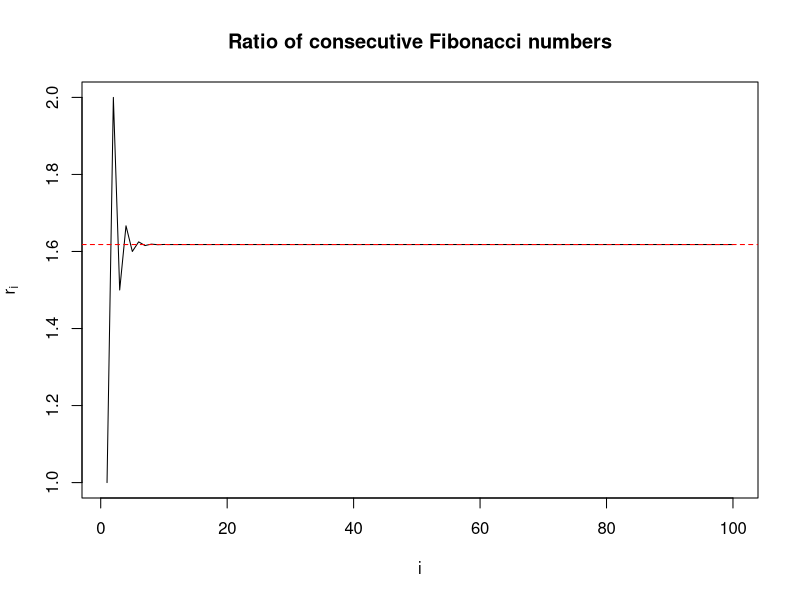
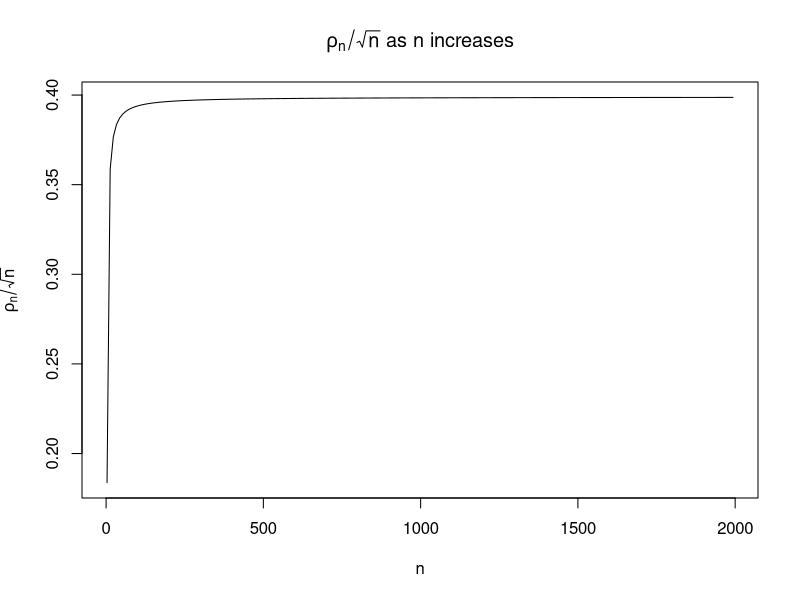
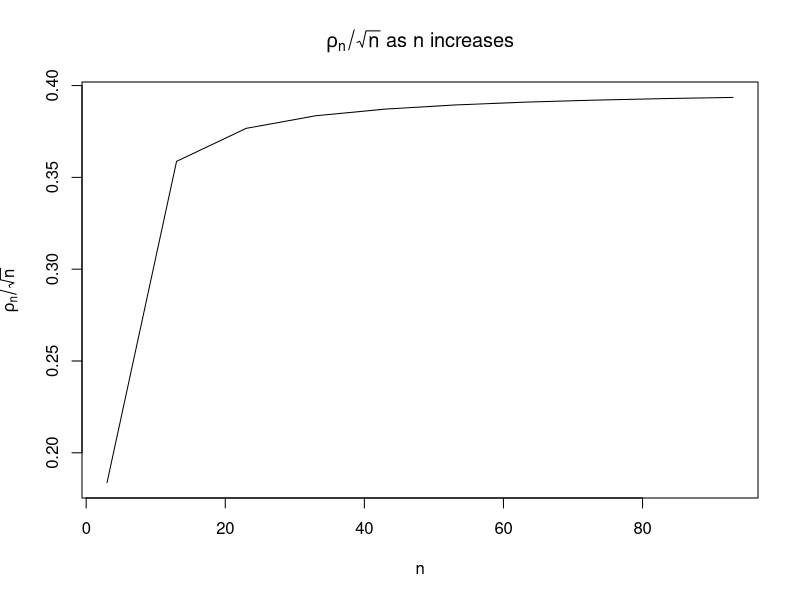
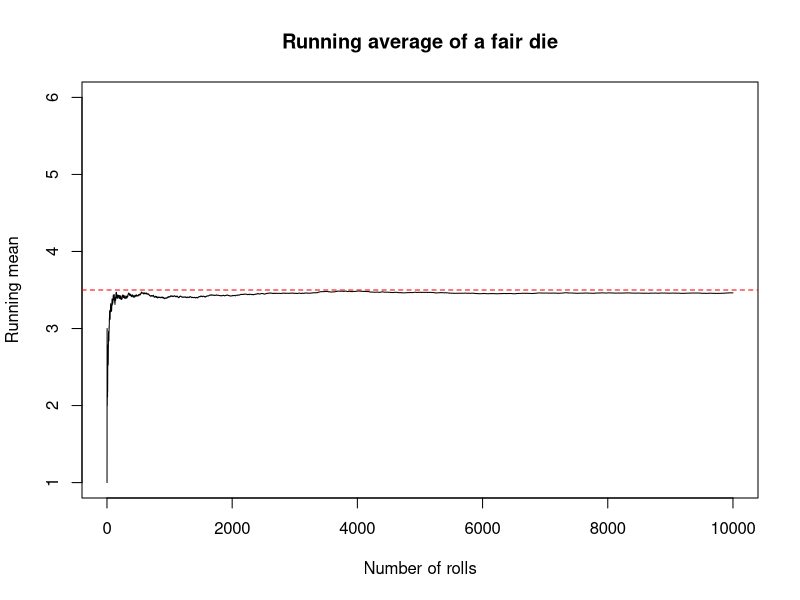
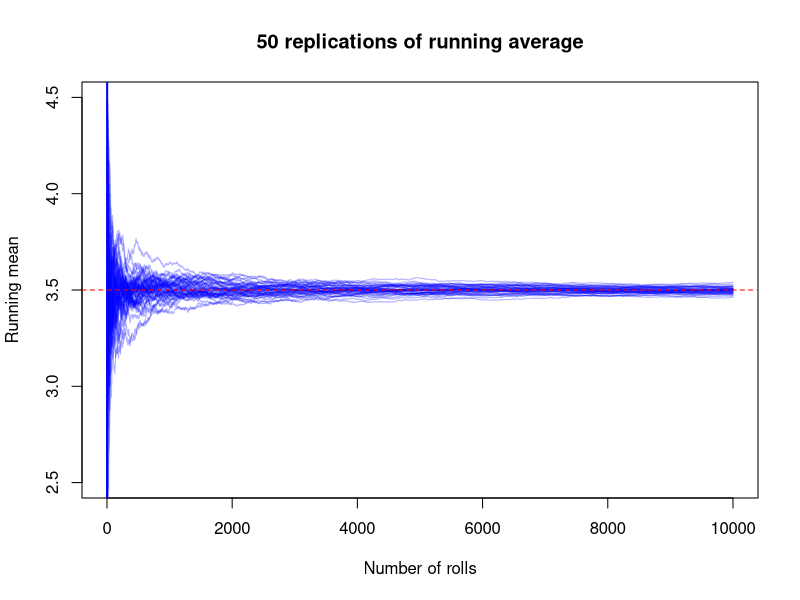
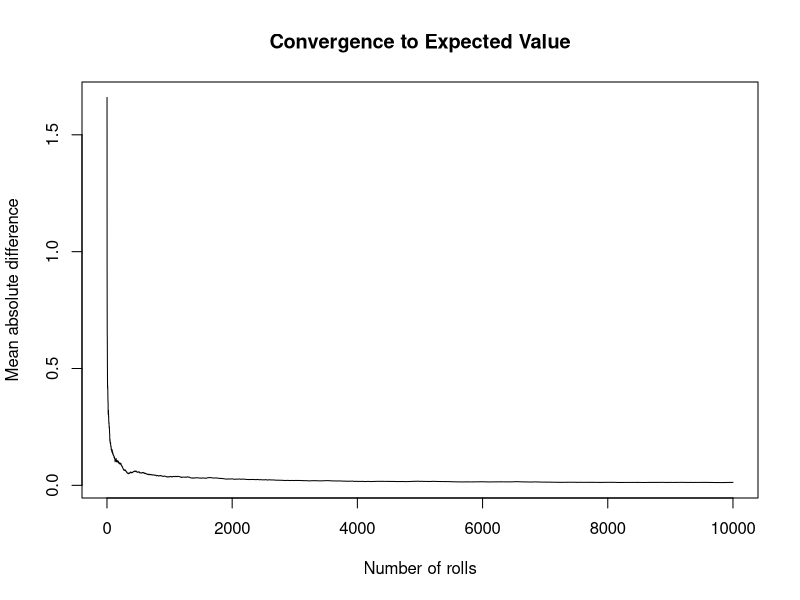
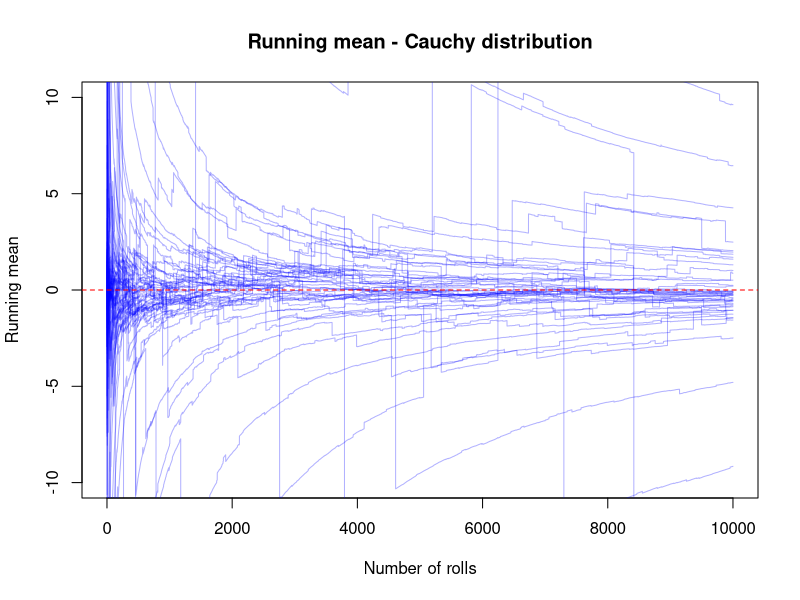
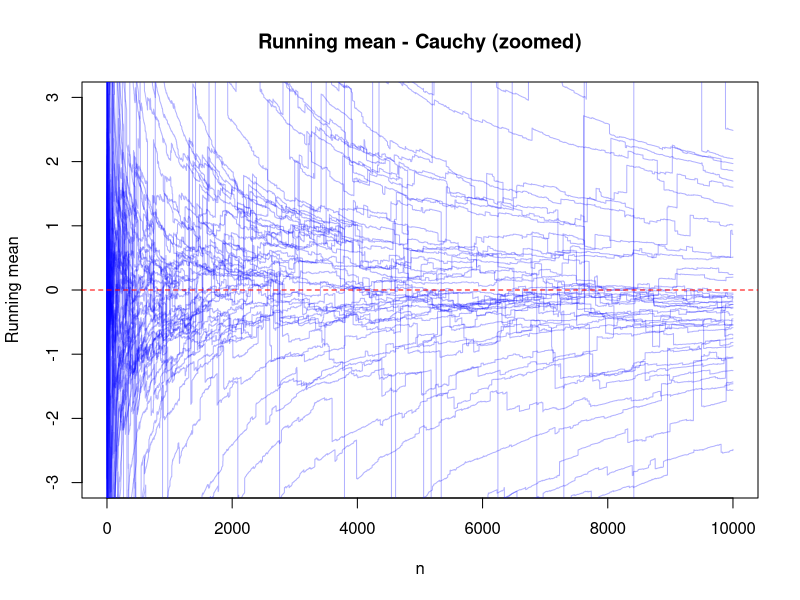

Recreate these plots in R, in order.
## ---- chunk 1
knitr::opts_chunk$set(echo = TRUE)
## ---- chunk 2
# for version 
fibonacci_ratio_for <- function(n) {
  fib <- c(1, 1)
  if (n >= 2) {
    for (i in 3:(n + 1)) {
      fib[i] <- fib[i-1] + fib[i-2]
    }
  }
  ratios <- fib[2:(n+1)] / fib[1:n]
  return(ratios)
}

# while version
fibonacci_ratio_while <- function(n) {
  fib <- c(1, 1)
  i <- 3
  while (i <= n + 1) {
    fib[i] <- fib[i-1] + fib[i-2]
    i <- i + 1
  }
  ratios <- fib[2:(n+1)] / fib[1:n]
  return(ratios)
}
## ---- chunk 3
library(microbenchmark)

# Benchmark for n = 200
benchmark_200 <- microbenchmark(
  for_loop = fibonacci_ratio_for(200),
  while_loop = fibonacci_ratio_while(200),
  times = 100
)

print(benchmark_200)

# Benchmark for n = 2000
benchmark_2000 <- microbenchmark(
  for_loop = fibonacci_ratio_for(2000),
  while_loop = fibonacci_ratio_while(2000),
  times = 100
)

print(benchmark_2000)
## ---- chunk 4
# compute ratios for n=100
ratios_100 <- fibonacci_ratio_for(100)

# plot ratios
plot(ratios_100, type = "l",
     xlab = "i", ylab = expression(r[i]),
     main = "Ratio of consecutive Fibonacci numbers")

# mark convergence
abline(h = (1 + sqrt(5)) / 2, col = "red", lty = 2)
## ---- chunk 5
rho <- function(n) {
  gamma((n - 1) / 2) / (gamma(1 / 2) * gamma((n - 2) / 2))
}
## ---- chunk 6
rho(2000)
## ---- chunk 7
n_calculation_numerator <- function(n){
  result <- (gamma((n - 1)/2))
  print(result)
}

n_calculation_denominator <- function(n){
  result <- (gamma(1/2) * gamma((n-2)/2))
  print(result)
}

cat("Numerator result for n = 2000: \n")
n_calculation_numerator(2000)
cat("Denominator result for n = 2000: \n")
n_calculation_denominator(2000)
## ---- chunk 8
rho_stable <- function(n) {
  exp(lgamma((n - 1) / 2) - lgamma(1 / 2) - lgamma((n - 2) / 2))
}
rho_stable(2000)
## ---- chunk 9
n_vals <- seq(3, 2000, by = 10)
rho_vals <- sapply(n_vals, rho_stable)

plot(n_vals, rho_vals / sqrt(n_vals), type = "l",
     xlab = "n", ylab = expression(rho[n] / sqrt(n)),
     main = expression(rho[n] / sqrt(n) ~ "as n increases"))


n_vals <- seq(3, 100, by = 10)
rho_vals <- sapply(n_vals, rho_stable)

plot(n_vals, rho_vals / sqrt(n_vals), type = "l",
     xlab = "n", ylab = expression(rho[n] / sqrt(n)),
     main = expression(rho[n] / sqrt(n) ~ "as n increases"))

## ---- chunk 10
set.seed(42)
n <- 10000
rolls <- sample(1:6, n, replace = TRUE)
running_mean <- cumsum(rolls) / 1:n

plot(1:n, running_mean, type = "l",
     xlab = "Number of rolls", ylab = "Running mean",
     main = "Running average of a fair die",
     ylim = c(1, 6))
abline(h = 3.5, col = "red", lty = 2)
## ---- chunk 11
M <- 50
n <- 10000
paths <- matrix(NA, nrow = M, ncol = n)

for (m in 1:M) {
  rolls <- sample(1:6, n, replace = TRUE)
  paths[m, ] <- cumsum(rolls) / 1:n
}

plot(1:n, paths[1, ], type = "l", col = rgb(0,0,1,0.3),
     ylim = c(2.5, 4.5),
     xlab = "Number of rolls", ylab = "Running mean",
     main = "50 replications of running average")

# Add the remaining 49 paths
for (m in 2:M) {
  lines(1:n, paths[m, ], col = rgb(0,0,1,0.3))
}

abline(h = 3.5, col = "red", lty = 2)
## ---- chunk 12
abs_diff <- abs(paths - 3.5)
mean_abs_diff <- colMeans(abs_diff)

plot(1:ncol(paths), mean_abs_diff, type = "l",
     xlab = "Number of rolls", ylab = "Mean absolute difference",
     main = "Convergence to Expected Value")
## ---- chunk 13
set.seed(44)
epsilon <- 0.01
M <- 50
batch <- 100

n_current <- 0
proportion_outside <- 1
running_averages <- matrix(NA, nrow = M, ncol = batch)

while (proportion_outside >= 0.05) {
  n_current <- n_current + batch
  
  if (ncol(running_averages) < n_current) {
    running_averages <- cbind(running_averages, matrix(NA, nrow = M, ncol = batch))
  }
  
  for (m in 1:M) {
    new_rolls <- sample(1:6, batch, replace = TRUE)
    
    if (n_current == batch) {
      running_averages[m, 1:batch] <- cumsum(new_rolls) / (1:batch)
    } else {
      prev_sum <- running_averages[m, n_current - batch] * (n_current - batch)
      new_sums <- prev_sum + cumsum(new_rolls)
      running_averages[m, (n_current - batch + 1):n_current] <-
        new_sums / ((n_current - batch + 1):n_current)
    }
  }
  
  proportion_outside <- mean(abs(running_averages[, n_current] - 3.5) > epsilon)
}

cat("The loop terminated at n =", n_current,
    "with proportion outside epsilon =", proportion_outside, "\n")
## ---- chunk 14
set.seed(42)
M <- 50
n <- 10000
paths_cauchy <- matrix(NA, nrow = M, ncol = n)

for (m in 1:M) {
  draws <- rcauchy(n)
  paths_cauchy[m, ] <- cumsum(draws) / 1:n
}

plot(1:n, paths_cauchy[1, ], type = "l", col = rgb(0,0,1,0.3),
     ylim = c(-10, 10),
     xlab = "Number of rolls", ylab = "Running mean",
     main = "Running mean - Cauchy distribution")
for (m in 2:M) {
  lines(1:n, paths_cauchy[m, ], col = rgb(0,0,1,0.3))
}
abline(h = 0, col = "red", lty = 2)
plot(1:n, paths_cauchy[1, ], type = "l", col = rgb(0,0,1,0.3),
     ylim = c(-3, 3),
     xlab = "n", ylab = "Running mean",
     main = "Running mean - Cauchy (zoomed)")

for (m in 2:M) {
  lines(1:n, paths_cauchy[m, ], col = rgb(0,0,1,0.3))
}
abline(h = 0, col = "red", lty = 2)
## ---- chunk 15
set.seed(44)
M <- 100
n_vals <- c(100, 1000, 10000)

for (n in n_vals) {
  sample_means <- replicate(M, mean(sample(1:6, n, replace = TRUE)))
  hist(sample_means, main = paste("n =", n),
       xlab = "Sample mean", freq = FALSE,
       col = "lightblue",
       xlim = c(3, 4),  
       breaks = 20)
  curve(dnorm(x, mean = 3.5, sd = sqrt(35/12/n)),
        add = TRUE, col = "red", lwd = 2)
}
## ---- chunk 16
mu <- (1 + 2 + 3 + 4 + 5 + 6) / 6
cat("Calculated mean: ", mu, "\n")

variance <- ((1^2 + 2^2 + 3^2 + 4^2 + 5^2 + 6^2)/6) - mu^2
cat("Calculated variance: ", variance, "\n")
## ---- chunk 17
set.seed(44)
mu <- 3.5
sigma2 <- 35/12
n_vals <- c(100, 1000, 10000)
M_vals <- c(100, 1000, 10000)

par(mfrow = c(3, 3), mar = c(4, 4, 2, 1))
for (n in n_vals) {
  for (M in M_vals) {
    Zn <- replicate(M, {
      rolls <- sample(1:6, n, replace = TRUE)
      (mean(rolls) - mu) / sqrt(sigma2 / n)
    })
    hist(Zn, main = paste("n =", n, ", M =", M),
         xlab = expression(Z[n]), freq = FALSE,
         col = "lightblue", xlim = c(-4, 4))
    curve(dnorm(x), add = TRUE, col = "red", lwd = 2)
  }
}
par(mfrow = c(1, 1))
## ---- chunk 18
kwtest <- function (x, g, ...) 
{
    if (is.list(x)) {
        if (length(x) < 2L) 
            stop("'x' must be a list with at least 2 elements")
        if (!missing(g)) 
            warning("'x' is a list, so ignoring argument 'g'")
        if (!all(sapply(x, is.numeric))) 
            warning("some elements of 'x' are not numeric and will be coerced to numeric")
        k <- length(x)
        l <- lengths(x)
        if (any(l == 0L)) 
            stop("all groups must contain data")
        g <- factor(rep.int(seq_len(k), l))
        x <- unlist(x)
    }
    else {
        if (length(x) != length(g)) 
            stop("'x' and 'g' must have the same length")
        g <- factor(g)
        k <- nlevels(g)
        if (k < 2L) 
            stop("all observations are in the same group")
    }
    n <- length(x)
    if (n < 2L) 
        stop("not enough observations")
    r <- rank(x)
    TIES <- table(x)
    STATISTIC <- sum(tapply(r, g, sum)^2/tapply(r, g, length))
    STATISTIC <- ((12 * STATISTIC/(n * (n + 1)) - 3 * (n + 1))/(1 - 
        sum(TIES^3 - TIES)/(n^3 - n)))
    PARAMETER <- k - 1L
    PVAL <- pchisq(STATISTIC, PARAMETER, lower.tail = FALSE)
    names(STATISTIC) <- "Kruskal-Wallis chi-squared"
    names(PARAMETER) <- "df"
    RVAL <- list(statistic = STATISTIC, parameter = PARAMETER, 
        p.value = PVAL, method = "Kruskal-Wallis rank sum test")
    return(RVAL)
}
## ---- chunk 19
set.seed(1234)
m <- 1000 # number of repetitions
n <- 50   # number of individuals
X <- matrix(rt(m * n, df = 10), nrow = m)
grp <- rep(1:3, c(20, 20, 10))
